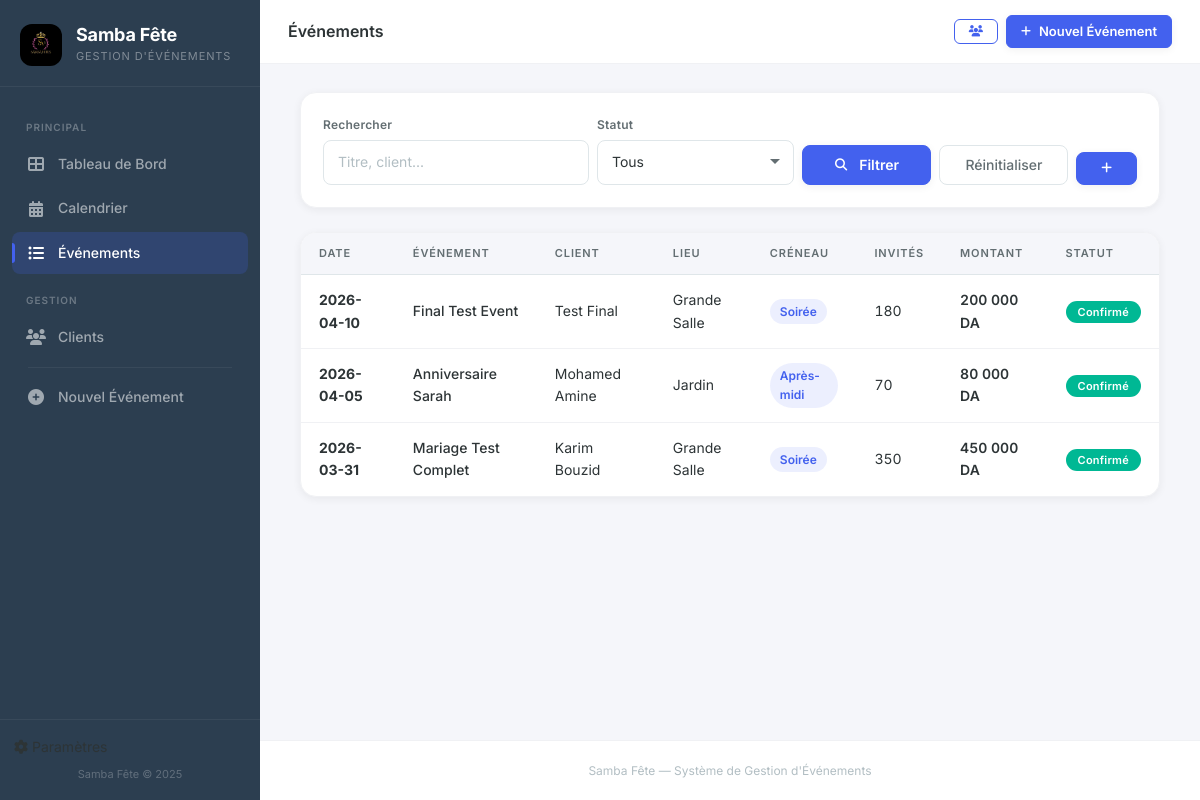
Page /evenements on the earlier database version.
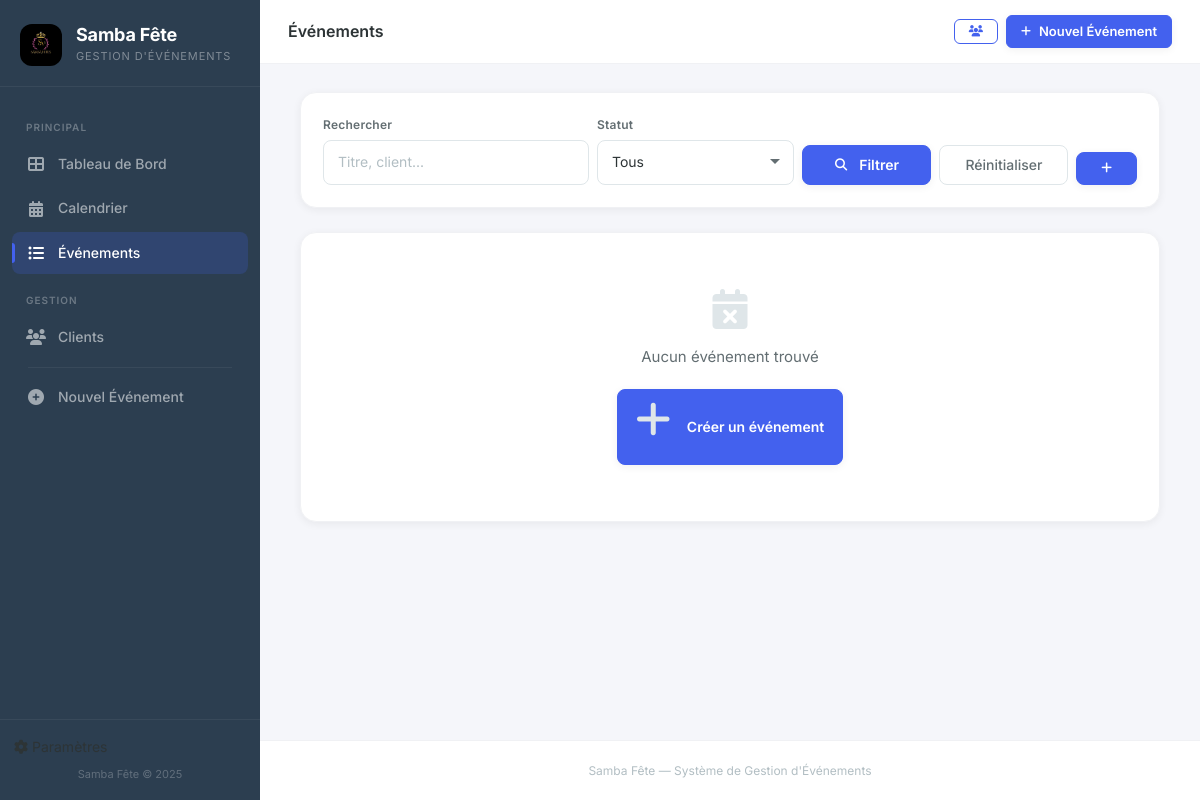
Same page on the later database version.
### tables this page shows
CREATE TABLE events (
            id INTEGER PRIMARY KEY AUTOINCREMENT,
            title TEXT NOT NULL,
            client_id INTEGER NOT NULL,
            venue_id INTEGER NOT NULL,
            venue_id2 INTEGER,
            event_type TEXT NOT NULL,
            event_date TEXT NOT NULL,
            time_slot TEXT NOT NULL,
            guests_men INTEGER DEFAULT 0,
            guests_women INTEGER DEFAULT 0,
            status TEXT DEFAULT 'confirmé',
            notes TEXT,
            total_amount REAL DEFAULT 0,
            deposit_required REAL DEFAULT 20000,
            created_at TEXT DEFAULT (datetime('now','localtime')),
            FOREIGN KEY (client_id) REFERENCES clients(id),
            FOREIGN KEY (venue_id) REFERENCES venues(id),
            FOREIGN KEY (venue_id2) REFERENCES venues(id)
        );

CREATE TABLE clients (
            id INTEGER PRIMARY KEY AUTOINCREMENT,
            name TEXT NOT NULL,
            phone TEXT NOT NULL,
            phone2 TEXT,
            email TEXT,
            address TEXT,
            created_at TEXT DEFAULT (datetime('now','localtime'))
        );

CREATE TABLE venues (
            id INTEGER PRIMARY KEY AUTOINCREMENT,
            name TEXT NOT NULL,
            capacity_men INTEGER DEFAULT 0,
            capacity_women INTEGER DEFAULT 0,
            is_active INTEGER DEFAULT 1
        );

### app.py (the view)
@app.route('/evenements')
def event_list():
    db = get_db()
    status_filter = request.args.get('status', '')
    search = request.args.get('q', '').strip()
    query = ("SELECT e.*, c.name as client_name, v.name as venue_name FROM events e "
             "JOIN clients c ON e.client_id=c.id JOIN venues v ON e.venue_id=v.id WHERE 1=1")
    params = []
    if status_filter:
        query += " AND e.status=?"
        params.append(status_filter)
    if search:
        query += " AND (e.title LIKE ? OR c.name LIKE ?)"
        params.extend([f'%{search}%', f'%{search}%'])
    query += " ORDER BY e.event_date DESC"
    events = db.execute(query, params).fetchall()
    db.close()
    return render_template('event_list.html', events=events, statuses=EVENT_STATUSES,
                           status_filter=status_filter, search=search)

### app.py (called while the page is built)
def format_da(amount):
    try:
        return f"{float(amount):,.0f} DA".replace(",", " ")
    except (ValueError, TypeError):
        return "0 DA"

### models.py (called while the page is built)
def get_db():
    conn = sqlite3.connect(DB_PATH, timeout=10)
    conn.row_factory = sqlite3.Row
    conn.execute("PRAGMA foreign_keys = ON")
    return conn

### templates/event_list.html (shortened to what this page needs)
{% extends "base.html" %}
{% block page_title %}Événements{% endblock %}
{% block content %}
<div class="container-fluid">
    <div class="card-custom mb-4">
        <div class="card-body-custom">
            <form method="GET" class="row g-2 align-items-end">
                <div class="col-md-4">
                    <label class="form-label-elegant">Rechercher</label>
                    <input type="text" name="q" class="form-input-elegant" placeholder="Titre, client..."
                           value="{{ search }}">
                </div>
                <div class="col-md-3">
                    <label class="form-label-elegant">Statut</label>
                    <select name="status" class="form-input-elegant">
                        <option value="">Tous</option>
                    </select>
                </div>
                <div class="col-md-2">
                    <button type="submit" class="btn btn-primary w-100">
                        <i class="fas fa-search me-1"></i> Filtrer
                    </button>
                </div>
                <div class="col-md-2">
                    <a href="{{ url_for('event_list') }}" class="btn btn-outline-secondary w-100">
                        Réinitialiser
                    </a>
                </div>
                <div class="col-md-1">
                    <a href="{{ url_for('event_form') }}" class="btn btn-primary w-100">
                        <i class="fas fa-plus"></i>
                    </a>
                </div>
            </form>
        </div>
    </div>
    <div class="card-custom">
        <div class="card-body-custom" style="padding: 0;">
            {% if events %}
            <div class="table-responsive">
                <table class="table-elegant">
                    <thead>
                        <tr>
                            <th>Date</th>
                            <th>Événement</th>
                            <th>Client</th>
                            <th>Lieu</th>
                            <th>Créneau</th>
                            <th>Invités</th>
                            <th>Montant</th>
                            <th>Statut</th>
                        </tr>
                    </thead>
                    <tbody>
                        {% for e in events %}
                        <tr class="clickable-row" onclick="window.location='{{ url_for('event_detail', event_id=e.id) }}'">
                            <td>
                                <strong>{{ e.event_date[:10] }}</strong>
                            </td>
                            <td style="font-weight: 500;">{{ e.title }}</td>
                            <td>{{ e.client_name }}</td>
                            <td>{{ e.venue_name }}</td>
                            <td><span class="badge-slot">{{ e.time_slot }}</span></td>
                            <td style="font-variant-numeric: tabular-nums;">{{ e.guests_men + e.guests_women }}</td>
                            <td style="font-variant-numeric: tabular-nums; font-weight: 600;">{{ e.total_amount | format_da }}</td>
                            <td>
                                <span class="badge-status status-{{ e.status | replace(' ', '-') }}">
                                    {{ e.status }}
                                </span>
                            </td>
                        </tr>
                        {% endfor %}
                    </tbody>
                </table>
            </div>
            {% else %}
            <div class="empty-state">
                <i class="fas fa-calendar-times"></i>
                <p>Aucun événement trouvé</p>
                <a href="{{ url_for('event_form') }}" class="btn btn-primary">
                    <i class="fas fa-plus me-2"></i>Créer un événement
                </a>
            </div>
            {% endif %}
        </div>
    </div>
</div>
{% endblock %}

### templates/base.html (shortened to what this page needs)
<!DOCTYPE html>
<html lang="fr">
<head>
    <link href="https://cdn.jsdelivr.net/npm/bootstrap@5.3.3/dist/css/bootstrap.min.css" rel="stylesheet">
    <link href="https://cdnjs.cloudflare.com/ajax/libs/font-awesome/6.5.1/css/all.min.css" rel="stylesheet">
    <link href="{{ url_for('static', filename='css/style.css') }}" rel="stylesheet">
</head>
<body>
    <nav id="sidebar" class="sidebar">
        <div class="sidebar-header">
            <div class="logo-icon">
                <img src="{{ url_for('static', filename='img/logo.jpg') }}" alt="Samba Fête">
            </div>
            <div class="sidebar-brand">
                <div class="brand-name">Samba Fête</div>
                <div class="brand-tagline">Gestion d'Événements</div>
            </div>
        </div>
        <ul class="sidebar-nav">
            <li class="nav-section-title">Principal</li>
            <li class="nav-item">
                <a href="{{ url_for('index') }}" class="nav-link {% if request.endpoint == 'index' %}active{% endif %}">
                    <i class="fas fa-th-large"></i> <span>Tableau de Bord</span>
                </a>
            </li>
            <li class="nav-item">
                <a href="{{ url_for('calendar_view') }}" class="nav-link {% if request.endpoint == 'calendar_view' %}active{% endif %}">
                    <i class="fas fa-calendar-alt"></i> <span>Calendrier</span>
                </a>
            </li>
            <li class="nav-item">
                <a href="{{ url_for('event_list') }}" class="nav-link {% if request.endpoint == 'event_list' %}active{% endif %}">
                    <i class="fas fa-list-ul"></i> <span>Événements</span>
                </a>
            </li>
            <li class="nav-section-title">Gestion</li>
            <li class="nav-item">
                <a href="{{ url_for('client_list') }}" class="nav-link {% if request.endpoint == 'client_list' or request.endpoint == 'client_detail' %}active{% endif %}">
                    <i class="fas fa-users"></i> <span>Clients</span>
                </a>
            </li>
            <li class="sidebar-divider"></li>
            <li class="nav-item">
                <a href="{{ url_for('event_form') }}" class="nav-link {% if request.endpoint == 'event_form' %}active{% endif %}">
                    <i class="fas fa-plus-circle"></i> <span>Nouvel Événement</span>
                </a>
            </li>
        </ul>
        <div class="sidebar-footer">
            <li class="nav-item" style="list-style: none;">
                <a href="{{ url_for('settings') }}" class="nav-link {% if request.endpoint == 'settings' %}active{% endif %}">
                    <i class="fas fa-cog"></i> <span>Paramètres</span>
                </a>
            </li>
            <div class="sidebar-footer-text" style="margin-top: 8px;">Samba Fête &copy; {{ now().year if now is defined else '2025' }}</div>
        </div>
    </nav>
    <div class="main-content">
        <nav class="topbar">
            <div class="topbar-title">
                {% block page_title %}Tableau de Bord{% endblock %}
            </div>
            <div class="topbar-actions">
                <a href="{{ url_for('client_list') }}" class="btn btn-outline-gold btn-sm">
                    <i class="fas fa-users"></i>
                </a>
                <a href="{{ url_for('event_form') }}" class="btn btn-gold btn-sm">
                    <i class="fas fa-plus"></i> <span class="d-none d-sm-inline">Nouvel Événement</span>
                </a>
            </div>
        </nav>
        <div class="page-content">
            {% block content %}{% endblock %}
        </div>
        <footer class="app-footer">
            Samba Fête &mdash; Système de Gestion d'Événements
        </footer>
    </div>
</body>
</html>

Differences in the rows shown:
removed events: event_date "2026-04-10", title "Final Test Event", client_name "Test Final", venue_name "Grande Salle", time_slot "Soirée", e.guests_men+e.guests_women "180", total_amount "200 000 DA", status "Confirmé"
removed events: event_date "2026-04-05", title "Anniversaire Sarah", client_name "Mohamed Amine", venue_name "Jardin", time_slot "Après-midi", e.guests_men+e.guests_women "70", total_amount "80 000 DA", status "Confirmé"
removed events: event_date "2026-03-31", title "Mariage Test Complet", client_name "Karim Bouzid", venue_name "Grande Salle", time_slot "Soirée", e.guests_men+e.guests_women "350", total_amount "450 000 DA", status "Confirmé"
Other differences:
text no longer shown: "DATE ÉVÉNEMENT CLIENT LIEU CRÉNEAU INVITÉS MONTANT STATUT"
text now shown: "Aucun événement trouvé Créer un événement"
